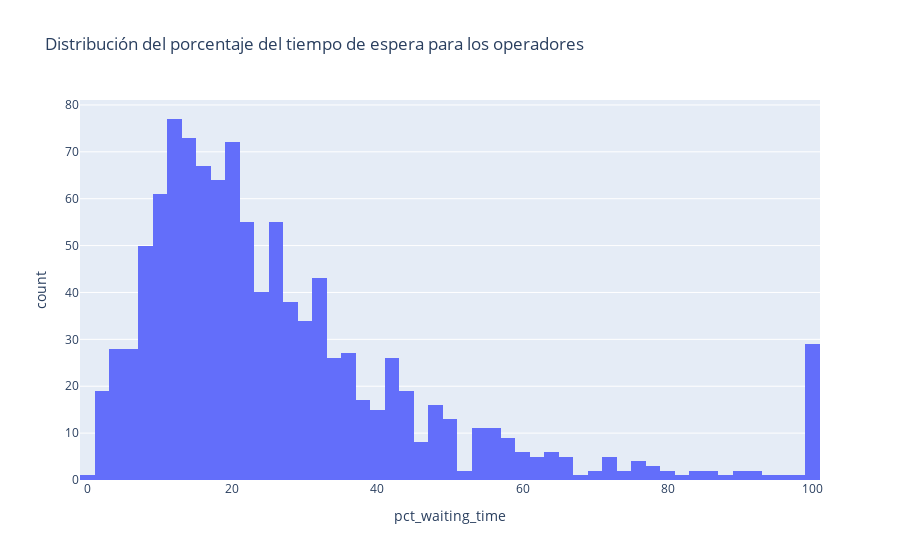

This figure's notebook cell:
### Code cell
# se grafica un histograma para la distribución del porcentaje del tiempo de espera
fig9 =  px.histogram(op_metrics,
                     x="pct_waiting_time",
                     title= 'Distribución del porcentaje del tiempo de espera para los operadores',
                     nbins= 80
                     )
fig9.show()

### Figure 1 — Plotly figure (JSON) as saved in the notebook; plotly's stock layout.template omitted (floating-point values rounded to 4 significant figures; data arrays with more than 128 entries replaced by an {"elided": "..."} marker saying what was removed)
{"data": [{"alignmentgroup": "True", "bingroup": "x", "hovertemplate": "pct_waiting_time=%{x}<br>count=%{y}<extra></extra>", "legendgroup": "", "marker": {"color": "#636efa", "pattern": {"shape": ""}}, "name": "", "nbinsx": 80, "offsetgroup": "", "orientation": "v", "showlegend": false, "type": "histogram", "x": {"elided": "1093 float values"}, "xaxis": "x", "yaxis": "y"}], "layout": {"barmode": "relative", "legend": {"tracegroupgap": 0}, "title": {"text": "Distribución del porcentaje del tiempo de espera para los operadores"}, "xaxis": {"anchor": "y", "domain": [0, 1], "title": {"text": "pct_waiting_time"}}, "yaxis": {"anchor": "x", "domain": [0, 1], "title": {"text": "count"}}}}
